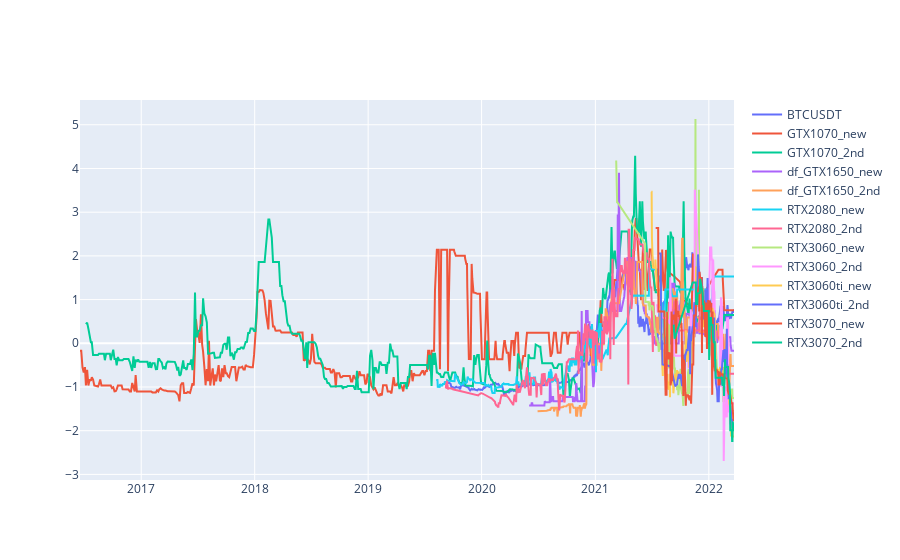

Notebook cell for this chart:
### Code cell
fig = go.Figure()

# Add traces
fig.add_trace(go.Scatter(x=df_all.index, y=df_all['BTCUSDT'], mode='lines', name='BTCUSDT'))

for GPU in df_GPU_all.columns:
    fig.add_trace(go.Scatter(x=df_all.index, y=df_all[GPU], mode='lines', name=GPU))

fig.show()

### Figure 1 — Plotly figure (JSON) as saved in the notebook; plotly's stock layout.template omitted (floating-point values rounded to 4 significant figures; data arrays with more than 128 entries replaced by an {"elided": "..."} marker saying what was removed)
{"data": [{"mode": "lines", "name": "BTCUSDT", "type": "scatter", "x": {"elided": "1250 str values"}, "y": {"elided": "1250 float values"}}, {"mode": "lines", "name": "GTX1070_new", "type": "scatter", "x": {"elided": "1250 str values"}, "y": {"elided": "1250 float values"}}, {"mode": "lines", "name": "GTX1070_2nd", "type": "scatter", "x": {"elided": "1250 str values"}, "y": {"elided": "1250 float values"}}, {"mode": "lines", "name": "df_GTX1650_new", "type": "scatter", "x": {"elided": "1250 str values"}, "y": {"elided": "1250 float values"}}, {"mode": "lines", "name": "df_GTX1650_2nd", "type": "scatter", "x": {"elided": "1250 str values"}, "y": {"elided": "1250 float values"}}, {"mode": "lines", "name": "RTX2080_new", "type": "scatter", "x": {"elided": "1250 str values"}, "y": {"elided": "1250 float values"}}, {"mode": "lines", "name": "RTX2080_2nd", "type": "scatter", "x": {"elided": "1250 str values"}, "y": {"elided": "1250 float values"}}, {"mode": "lines", "name": "RTX3060_new", "type": "scatter", "x": {"elided": "1250 str values"}, "y": {"elided": "1250 float values"}}, {"mode": "lines", "name": "RTX3060_2nd", "type": "scatter", "x": {"elided": "1250 str values"}, "y": {"elided": "1250 float values"}}, {"mode": "lines", "name": "RTX3060ti_new", "type": "scatter", "x": {"elided": "1250 str values"}, "y": {"elided": "1250 float values"}}, {"mode": "lines", "name": "RTX3060ti_2nd", "type": "scatter", "x": {"elided": "1250 str values"}, "y": {"elided": "1250 float values"}}, {"mode": "lines", "name": "RTX3070_new", "type": "scatter", "x": {"elided": "1250 str values"}, "y": {"elided": "1250 float values"}}, {"mode": "lines", "name": "RTX3070_2nd", "type": "scatter", "x": {"elided": "1250 str values"}, "y": {"elided": "1250 float values"}}], "layout": {}}
